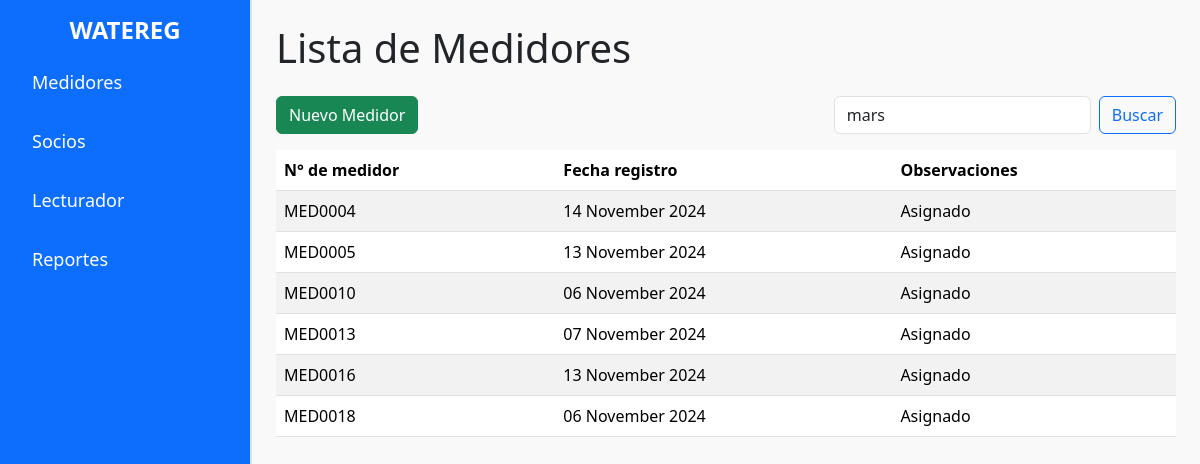
/index.php?buscar=mars, run on the app's committed database.
### tables this page shows
CREATE TABLE `medidor` (
  `id_medidor` bigint(20) NOT NULL,
  `marca` varchar(255) DEFAULT NULL,
  `modelo` varchar(255) DEFAULT NULL,
  `fecha` date DEFAULT NULL
);

### index.php (the view, shortened to what this page needs)
<?php
include 'conexion.php';
$busqueda = isset($_GET['buscar']) ? $_GET['buscar'] : '';
$sql = "
    SELECT
        medidor.id_medidor,
        medidor.marca,
        medidor.modelo,
        medidor.fecha,
        CASE
            WHEN asignacion_medidor.id_medidor IS NOT NULL THEN 'Asignado'
            ELSE 'Libre'
        END AS estado
    FROM medidor
    LEFT JOIN asignacion_medidor ON medidor.id_medidor = asignacion_medidor.id_medidor
";
if (!empty($busqueda)) {
    $sql .= " WHERE (CONCAT('MED', LPAD(medidor.id_medidor, 4, '0')) LIKE '%$busqueda%'
              OR medidor.marca LIKE '%$busqueda%'
              OR medidor.modelo LIKE '%$busqueda%')";
}
$resultado = $conexion->query($sql);
?>
<!DOCTYPE html>
<html lang="es">
<head>
    <link rel="stylesheet" href="css/bootstrap.min.css">
    <link rel="stylesheet" href="css/styles.css">
</head>
<body>
    <div class="d-flex">
        <div class="sidebar bg-primary text-white p-3">
            <h2 class="sidebar-title">WATEREG</h2>
            <ul class="nav flex-column">
                <li class="nav-item">
                    <a class="nav-link text-white" href="index.php">Medidores</a>
                </li>
                <li class="nav-item">
                    <a class="nav-link text-white" href="socios.php">Socios</a>
                </li>
                <li class="nav-item">
                    <a class="nav-link text-white" href="lecturador.php">Lecturador</a>
                </li>
                <li class="nav-item">
                    <a class="nav-link text-white" href="pagos.php">Reportes</a>
                </li>
            </ul>
        </div>
        <div class="content flex-grow-1 p-4">
            <h1 class="mb-4">Lista de Medidores</h1>
            <div class="d-flex justify-content-between mb-3">
                <button class="btn btn-success" onclick="window.location.href='registrar_medidor.php'">Nuevo Medidor</button>
                <form class="d-flex" method="GET" action="index.php">
                    <input class="form-control me-2" type="search" name="buscar" placeholder="Buscar" value="<?= htmlspecialchars($busqueda) ?>" aria-label="Buscar">
                    <button class="btn btn-outline-primary" type="submit">Buscar</button>
                </form>
            </div>
            <table class="table table-striped">
                <thead>
                    <tr>
                        <th scope="col">N° de medidor</th>
                        <th scope="col">Fecha registro</th>
                        <th scope="col">Observaciones</th>
                    </tr>
                </thead>
                <tbody>
                    <?php if ($resultado->num_rows > 0): ?>
                        <?php while ($fila = $resultado->fetch_assoc()): ?>
                            <tr>
                                <td>MED<?= str_pad($fila['id_medidor'], 4, '0', STR_PAD_LEFT) ?></td>
                                <td><?= date("d F Y", strtotime($fila['fecha'])) ?></td>
                                <td><?= htmlspecialchars($fila['estado']) ?></td>
                            </tr>
                        <?php endwhile; ?>
                    <?php else: ?>
                        <tr>
                            <td colspan="3" class="text-center">No se encontraron resultados</td>
                        </tr>
                    <?php endif; ?>
                </tbody>
            </table>
        </div>
    </div>
</body>
</html>

### css/styles.css (style rules this page uses)
.sidebar { width: 250px; min-height: 100vh; }
.sidebar-title { font-size: 24px; font-weight: bold; margin-bottom: 1rem; text-align: center; }
.nav-link { font-size: 18px; margin-bottom: 1rem; }
.content { background-color: #f9f9f9; border-left: 2px solid #dee2e6; }

### data on the page
medidor: id_medidor "0004", fecha "14 November 2024", estado "Asignado"
medidor: id_medidor "0005", fecha "13 November 2024", estado "Asignado"
medidor: id_medidor "0010", fecha "06 November 2024", estado "Asignado"
medidor: id_medidor "0013", fecha "07 November 2024", estado "Asignado"
medidor: id_medidor "0016", fecha "13 November 2024", estado "Asignado"
medidor: id_medidor "0018", fecha "06 November 2024", estado "Asignado"
